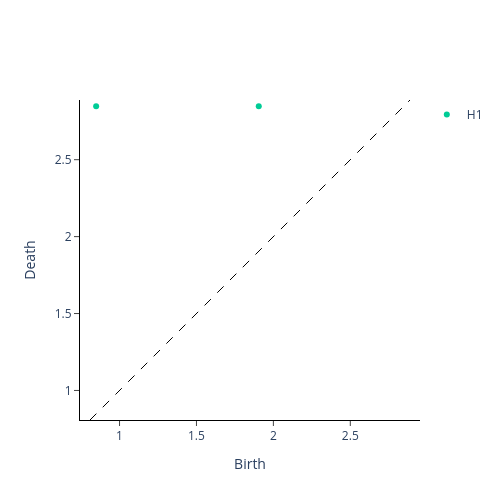

The cell this chart's notebook holds for it:
### Code cell
scaler = Scaler()
im8_scaled = scaler.fit_transform(im8_cubical)

scaler.plot(im8_scaled)

### Figure 1 — Plotly figure (JSON) as saved in the notebook; plotly's stock layout.template omitted (floating-point values rounded to 4 significant figures)
{"data": [{"hoverinfo": "none", "line": {"color": "black", "dash": "dash", "width": 1}, "mode": "lines", "showlegend": false, "type": "scatter", "x": [0.808, 2.888], "y": [0.808, 2.888]}, {"hoverinfo": "text", "hovertext": [], "mode": "markers", "name": "H0", "type": "scatter", "x": [], "y": []}, {"hoverinfo": "text", "hovertext": ["(0.8480092302310388, 2.848009230231039)", "(1.9049379020555572, 2.848009230231039)"], "mode": "markers", "name": "H1", "type": "scatter", "x": [0.848, 1.905], "y": [2.848, 2.848]}], "layout": {"height": 500, "plot_bgcolor": "white", "width": 500, "xaxis": {"autorange": false, "exponentformat": "e", "linecolor": "black", "linewidth": 1, "mirror": false, "range": [0.808, 2.888], "showexponent": "all", "showline": true, "side": "bottom", "ticks": "outside", "title": {"text": "Birth"}, "type": "linear", "zeroline": true}, "yaxis": {"autorange": false, "exponentformat": "e", "linecolor": "black", "linewidth": 1, "mirror": false, "range": [0.808, 2.888], "scaleanchor": "x", "scaleratio": 1, "showexponent": "all", "showline": true, "side": "left", "ticks": "outside", "title": {"text": "Death"}, "type": "linear", "zeroline": true}}}
